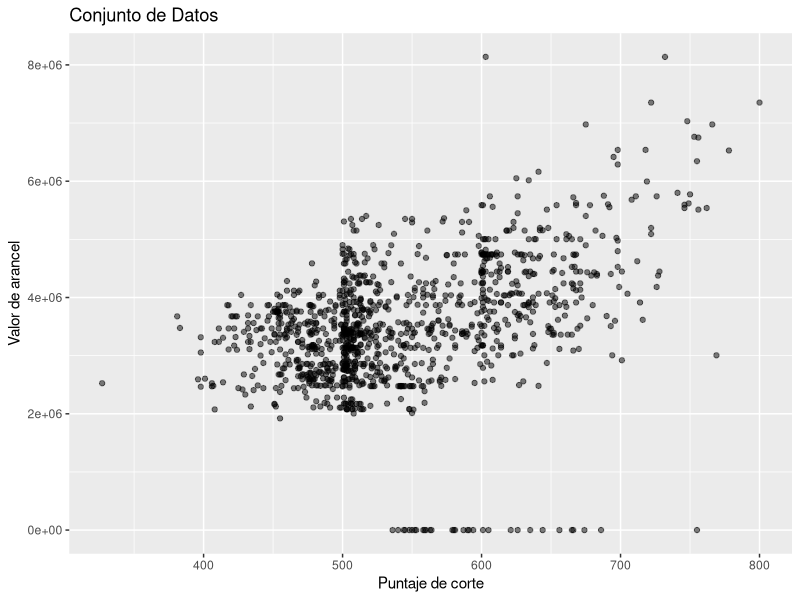
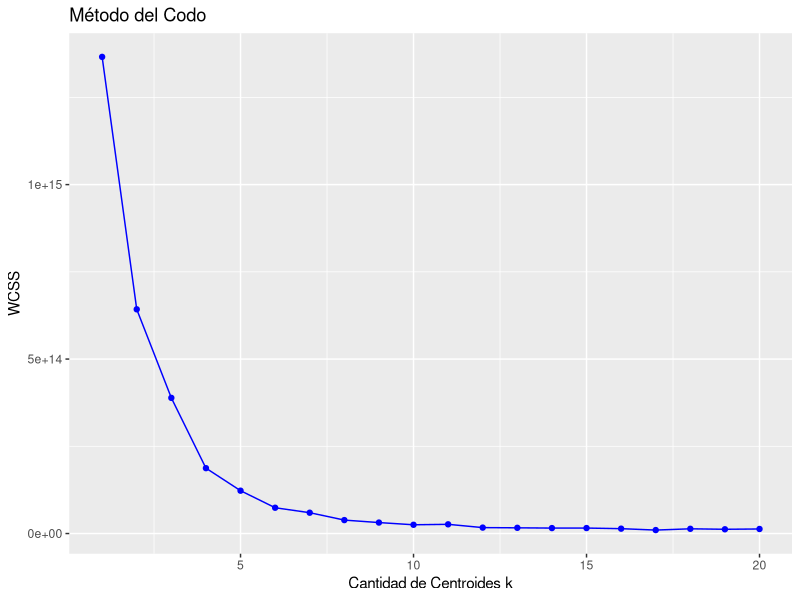
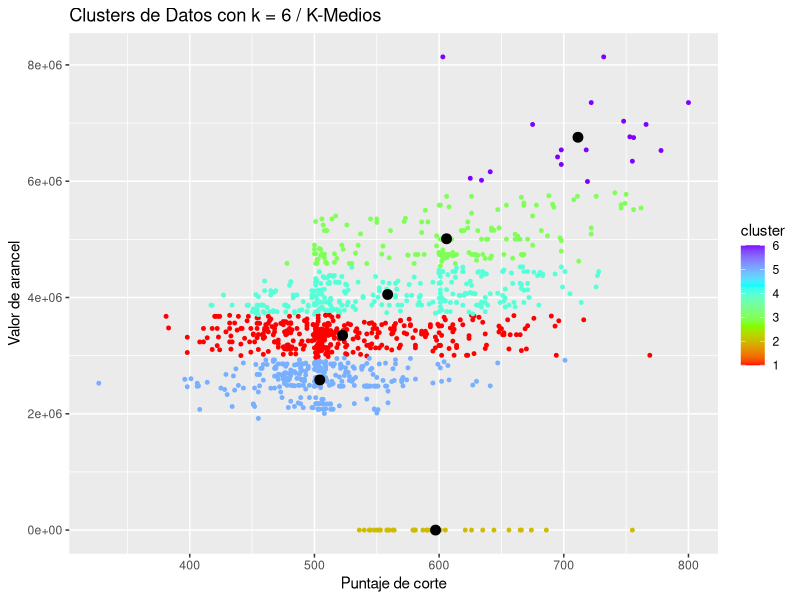

The R source for these figures, in order:
# Preparamos el espacio de trabajo
# Cargamos los datos --------------------------------------------------------------------------

library(data.table
)

data <- fread(
  # Ubicación del archivo
  input = "data/base_indices_2005-2021.csv",
  colClasses = c("numeric","numeric")
)

lapply(data, class)

summary(data)

# Transformación / Manipulación ---------------------------------------------------------------

#data[j = `:=`(
#  Puntaje_de_corte = as.numeric(`Puntaje de corte`),
#  Valor_arancel = numeric(`Valor de arancel`)

#)][]


# Guardamos los datos procesados ------------------------------------------------

saveRDS(data, file = "data/data.RDS")


# Graficamos de forma exploratoria los datos ------------------------------

library(ggplot2)
ggplot(aes(x = `Puntaje de corte`, y = `Valor de arancel`), data = data) + geom_point( alpha = 0.5) + ggtitle('Conjunto de Datos')



# Utilizar el método del codo para determinar la cantidad de centr --------

set.seed(1234)
wcss <- vector()
for(i in 1:20){
  wcss[i] <- sum(kmeans(data, i)$withinss)
}


#Graficar
ggplot() + geom_point(aes(x = 1:20, y = wcss), color = 'blue') + 
  geom_line(aes(x = 1:20, y = wcss), color = 'blue') + 
  ggtitle("Método del Codo") + 
  xlab('Cantidad de Centroides k') + 
  ylab('WCSS')


#Una vez seleccionada la cantidad de centroides, se aplica el algoritmo con esa cantidad----


set.seed(1234)
kmeans <- kmeans(data, 6, iter.max = 1000, nstart = 10)


#Ahora graficamos los clusters -----

data$cluster <- kmeans$cluster
ggplot() + geom_point(aes(x = `Puntaje de corte`, y = `Valor de arancel`, color = cluster), data = data, size = 1) +
  scale_colour_gradientn(colours=rainbow(4)) +
  geom_point(aes(x = kmeans$centers[, 1], y = kmeans$centers[, 2]), color = 'black', size = 3) + 
  ggtitle('Clusters de Datos con k = 6 / K-Medios') + 
  xlab('Puntaje de corte') + ylab('Valor de arancel')


